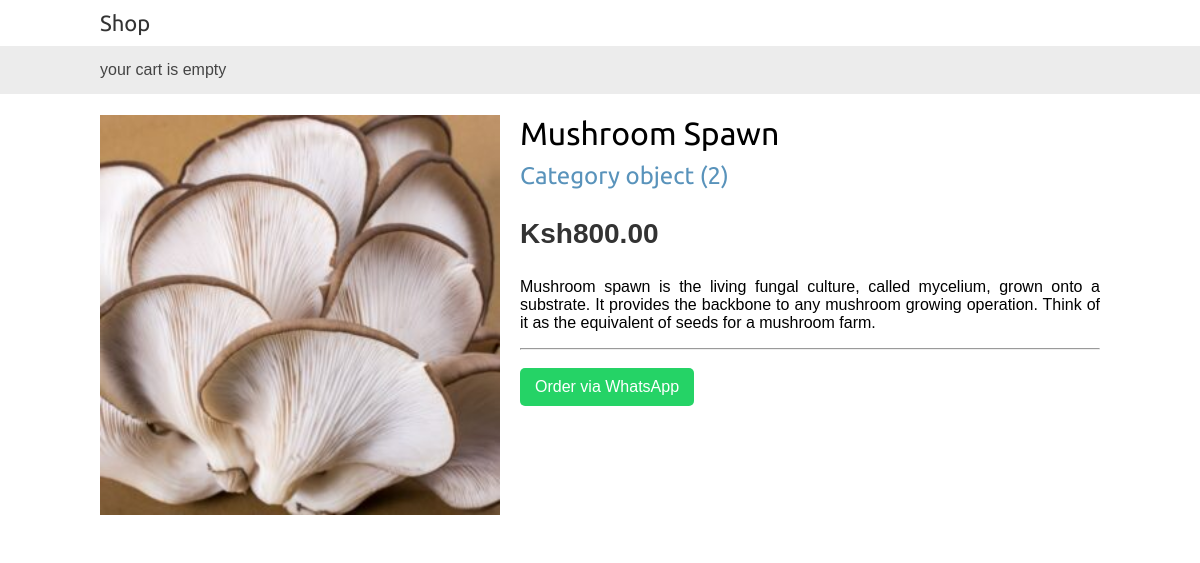
Screenshot of /7/mushroom-spawn with the database file from the repository.
### shop/models.py (models this page shows, shortened)
class Product(models.Model):
    category = models.ForeignKey(Category, related_name='products', on_delete=models.CASCADE)
    name = models.CharField(max_length=200, db_index=True)
    slug = models.SlugField(max_length=200, db_index=True)
    image = models.ImageField(upload_to='products/%Y/%m/%d', blank=True)
    description = models.TextField(blank=True)
    price = models.DecimalField(max_digits=10, decimal_places=2)
    available = models.BooleanField(default=True)
    created = models.DateTimeField(auto_now_add=True)
    updated = models.DateTimeField(auto_now=True)
    class Meta:
        ordering = ('name',)
        index_together = (('id', 'slug'),)

class Category(models.Model):
    name = models.CharField(max_length =200, db_index=True)
    slug = models.SlugField(max_length=200, unique=True)
    class Meta:
        ordering = ('name',)
        verbose_name = 'category'
        verbose_name_plural = 'categories'
    def get_absolute_url(self):
        return reverse('shop:product_list_by_category', args=[self.slug])

### shop/views.py (the view)
# urls.py: path('<int:id>/<slug:slug>', views.product_detail, name='product_detail'),
def product_detail(request, id, slug):
    product = get_object_or_404(Product, id=id, slug=slug, available=True)
    return render(request, 'shop/product/detail.html', {'product': product})

### shop/templates/shop/product/detail.html (shortened to what this page needs)
{% extends "shop/base.html" %}
{% load static %}
{% block content %}
    <div class="product-detail">
        <img src="{% if product.image %}{{ product.image.url }}{% else %}{% static "img/no_image.png" %}{% endif %}">
        <h1>{{ product.name }}</h1>
        <h2>
            <a href="{{ product.category.get_absolute_url }}">
                {{ product.category }}
            </a>
        </h2>
        <p class="price">Ksh{{ product.price }}</p>
        {{ product.description|linebreaks }}
        <hr>
        <a href="https://wa.me/+254721444655?text=Hi,%20I%20want%20to%20order%20{{ product.name }}%20-%20{{ product.price }}" class="whatsapp-button" target="blank">Order via WhatsApp</a>
    </div>
{% endblock %}

### shop/templates/shop/base.html (shortened to what this page needs)
{% load static %}
<!DOCTYPE html>
<html>
    <head>
        <link href="{% static "css/base.css" %}" rel="stylesheet">
    </head>
    <body>
        <div id="header">
            <a header="/" class="logo">Shop</a>
        </div>
        <div id="subheader">
            your cart is empty
        </div>
        <div id="content">
            {% block content %}
            {% endblock %}
        </div>
    </body>
</html>

### shop/static/css/base.css (style rules this page uses)
body { margin:0; padding:0; font-family:helvetica, sans-serif; }
h1, h2, h3, h4, h5 , h6 { font-family: 'Ubuntu', sans-serif; font-weight:normal; }
a { text-decoration:none; color:#5993bb; }
#header { padding:10px 100px; font-size:18px; overflow:auto; }
#subheader { background:#ececec; color:#444; padding:15px 100px; overflow:auto; }
#header .logo { font-family: 'Ubuntu', sans-serif; float:left; color:#333; font-size:22px; margin-right:10%; }
#content { padding:0 100px; overflow:hidden; }
.product-detail { text-align:justify; }
.product-detail .price { color:#333; font-size:28px; font-weight:bold; }
.product-detail img { width:40%; float:left; padding:0 20px 20px 0; }
.product-detail h1 { margin-bottom:0; }
.product-detail h2 { margin-top:10px; }
.whatsapp-button { background-color: #25d366; color: #fff; padding: 10px 15px; text-decoration: none; border-radius: 5px; display: inline-block; margin-top: 10px; }

### shop/templates/shop/base.html (style rules this page uses)
.whatsapp-button { background-color: #25d366; color: #fff; padding: 10px 15px; text-decoration: none; border-radius: 5px; display: inline-block; margin-top: 10px; }

### rows the page displays
Product: image (picture), name "Mushroom Spawn", category "Category object (2)", price "800.00", description "Mushroom spawn is the living fungal culture, called mycelium, grown onto a substrate. It provides the backbone to any mushroom growing operation. Think of it as the equivalent of seeds for a mushroom farm."
